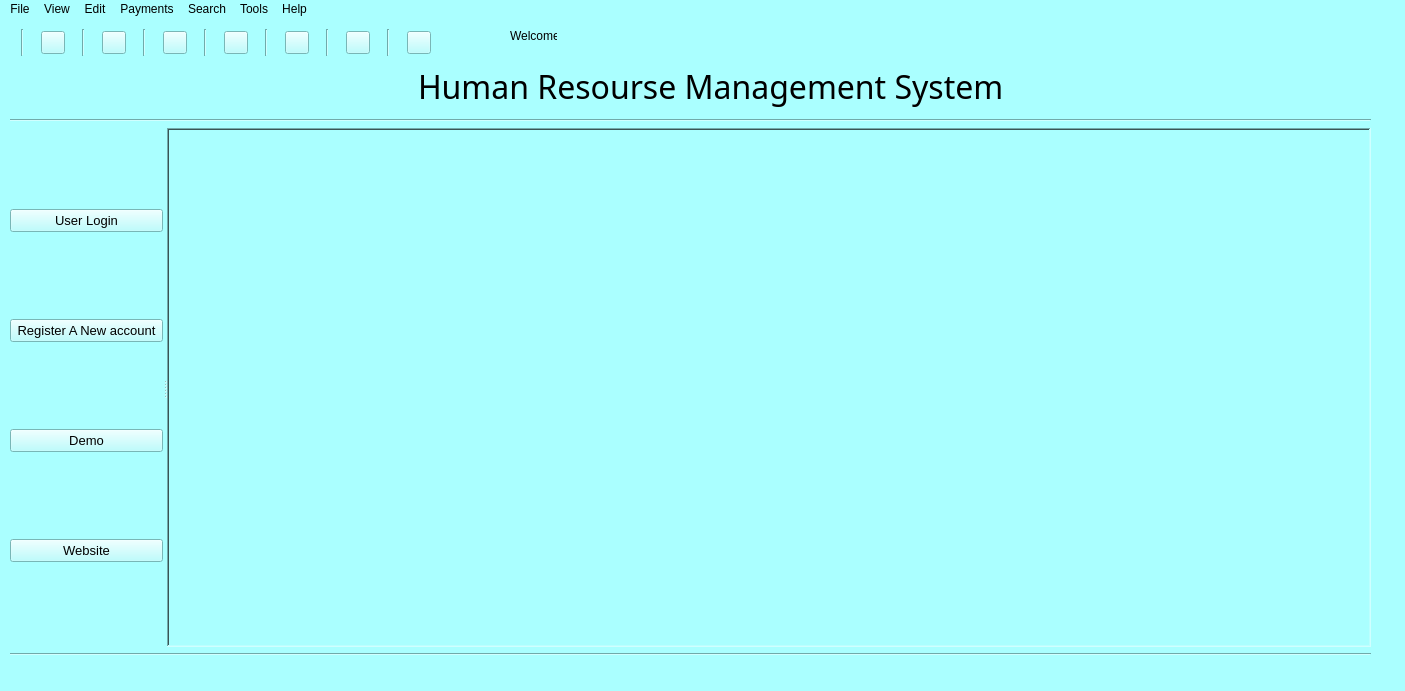
<?xml version="1.0" encoding="UTF-8"?>
<ui version="4.0">
 <class>HRM_Dashboard_view</class>
 <widget class="QMainWindow" name="HRM_Dashboard_view">
  <property name="geometry">
   <rect>
    <x>0</x>
    <y>0</y>
    <width>1405</width>
    <height>691</height>
   </rect>
  </property>
  <property name="windowTitle">
   <string>MainWindow</string>
  </property>
  <property name="windowIcon">
   <iconset>
    <normaloff>../images/logo.png</normaloff>../images/logo.png</iconset>
  </property>
  <property name="toolTip">
   <string>Print</string>
  </property>
  <property name="statusTip">
   <string>Print</string>
  </property>
  <property name="styleSheet">
   <string notr="true">background-color:rgb(170, 255, 255)</string>
  </property>
  <widget class="QWidget" name="centralwidget">
   <widget class="QWidget" name="layoutWidget">
    <property name="geometry">
     <rect>
      <x>10</x>
      <y>40</y>
      <width>1361</width>
      <height>597</height>
     </rect>
    </property>
    <layout class="QVBoxLayout" name="verticalLayout">
     <item>
      <layout class="QHBoxLayout" name="horizontalLayout">
       <item>
        <widget class="QLabel" name="label_3">
         <property name="minimumSize">
          <size>
           <width>48</width>
           <height>50</height>
          </size>
         </property>
         <property name="text">
          <string/>
         </property>
         <property name="pixmap">
          <pixmap>../images/logo.png</pixmap>
         </property>
        </widget>
       </item>
       <item>
        <spacer name="horizontalSpacer">
         <property name="orientation">
          <enum>Qt::Horizontal</enum>
         </property>
         <property name="sizeHint" stdset="0">
          <size>
           <width>40</width>
           <height>20</height>
          </size>
         </property>
        </spacer>
       </item>
       <item>
        <widget class="QLabel" name="label">
         <property name="minimumSize">
          <size>
           <width>600</width>
           <height>0</height>
          </size>
         </property>
         <property name="font">
          <font>
           <family>Roman</family>
           <pointsize>24</pointsize>
          </font>
         </property>
         <property name="styleSheet">
          <string notr="true"/>
         </property>
         <property name="text">
          <string>Human Resourse Management System</string>
         </property>
        </widget>
       </item>
       <item>
        <spacer name="horizontalSpacer_2">
         <property name="orientation">
          <enum>Qt::Horizontal</enum>
         </property>
         <property name="sizeHint" stdset="0">
          <size>
           <width>40</width>
           <height>20</height>
          </size>
         </property>
        </spacer>
       </item>
      </layout>
     </item>
     <item>
      <widget class="Line" name="line">
       <property name="orientation">
        <enum>Qt::Horizontal</enum>
       </property>
      </widget>
     </item>
     <item>
      <widget class="QSplitter" name="splitter">
       <property name="orientation">
        <enum>Qt::Horizontal</enum>
       </property>
       <widget class="QWidget" name="layoutWidget_2">
        <layout class="QVBoxLayout" name="verticalLayout_2">
         <item>
          <widget class="QPushButton" name="pushButton_user_login">
           <property name="font">
            <font>
             <family>System</family>
             <pointsize>10</pointsize>
            </font>
           </property>
           <property name="toolTip">
            <string>&lt;html&gt;&lt;head/&gt;&lt;body&gt;&lt;p&gt;User Login&lt;/p&gt;&lt;/body&gt;&lt;/html&gt;</string>
           </property>
           <property name="statusTip">
            <string>Member login</string>
           </property>
           <property name="styleSheet">
            <string notr="true"/>
           </property>
           <property name="text">
            <string>User Login</string>
           </property>
          </widget>
         </item>
         <item>
          <widget class="QPushButton" name="pushButton_user_reg">
           <property name="font">
            <font>
             <family>System</family>
             <pointsize>10</pointsize>
            </font>
           </property>
           <property name="statusTip">
            <string>New User Registration</string>
           </property>
           <property name="styleSheet">
            <string notr="true"/>
           </property>
           <property name="text">
            <string>Register A New account</string>
           </property>
          </widget>
         </item>
         <item>
          <widget class="QPushButton" name="pushButton_3">
           <property name="font">
            <font>
             <family>System</family>
             <pointsize>10</pointsize>
            </font>
           </property>
           <property name="styleSheet">
            <string notr="true"/>
           </property>
           <property name="text">
            <string>Demo</string>
           </property>
          </widget>
         </item>
         <item>
          <widget class="QPushButton" name="pushButton_4">
           <property name="font">
            <font>
             <family>System</family>
             <pointsize>10</pointsize>
            </font>
           </property>
           <property name="styleSheet">
            <string notr="true"/>
           </property>
           <property name="text">
            <string>Website</string>
           </property>
          </widget>
         </item>
        </layout>
       </widget>
       <widget class="QLabel" name="label_2">
        <property name="minimumSize">
         <size>
          <width>1150</width>
          <height>519</height>
         </size>
        </property>
        <property name="frameShape">
         <enum>QFrame::WinPanel</enum>
        </property>
        <property name="frameShadow">
         <enum>QFrame::Sunken</enum>
        </property>
        <property name="lineWidth">
         <number>10</number>
        </property>
        <property name="text">
         <string/>
        </property>
        <property name="pixmap">
         <pixmap>../images/solar.png</pixmap>
        </property>
       </widget>
      </widget>
     </item>
     <item>
      <widget class="Line" name="line_2">
       <property name="orientation">
        <enum>Qt::Horizontal</enum>
       </property>
      </widget>
     </item>
    </layout>
   </widget>
   <widget class="QWidget" name="layoutWidget_3">
    <property name="geometry">
     <rect>
      <x>1090</x>
      <y>-30</y>
      <width>251</width>
      <height>27</height>
     </rect>
    </property>
    <layout class="QHBoxLayout" name="horizontalLayout_2">
     <item>
      <widget class="Line" name="line_9">
       <property name="orientation">
        <enum>Qt::Vertical</enum>
       </property>
      </widget>
     </item>
     <item>
      <widget class="QToolButton" name="toolButton">
       <property name="toolTip">
        <string>System Services</string>
       </property>
       <property name="statusTip">
        <string>Services</string>
       </property>
       <property name="text">
        <string/>
       </property>
       <property name="icon">
        <iconset>
         <normaloff>../images/services.png</normaloff>../images/services.png</iconset>
       </property>
      </widget>
     </item>
     <item>
      <widget class="Line" name="line_3">
       <property name="orientation">
        <enum>Qt::Vertical</enum>
       </property>
      </widget>
     </item>
     <item>
      <widget class="QToolButton" name="toolButton_2">
       <property name="toolTip">
        <string>System Records</string>
       </property>
       <property name="statusTip">
        <string>Meetings</string>
       </property>
       <property name="text">
        <string/>
       </property>
       <property name="icon">
        <iconset>
         <normaloff>../images/comments.png</normaloff>../images/comments.png</iconset>
       </property>
      </widget>
     </item>
     <item>
      <widget class="Line" name="line_4">
       <property name="orientation">
        <enum>Qt::Vertical</enum>
       </property>
      </widget>
     </item>
     <item>
      <widget class="QToolButton" name="toolButton_3">
       <property name="toolTip">
        <string>system Settings</string>
       </property>
       <property name="statusTip">
        <string>System Settings</string>
       </property>
       <property name="text">
        <string/>
       </property>
       <property name="icon">
        <iconset>
         <normaloff>../images/maintenance.png</normaloff>../images/maintenance.png</iconset>
       </property>
      </widget>
     </item>
     <item>
      <widget class="Line" name="line_8">
       <property name="orientation">
        <enum>Qt::Vertical</enum>
       </property>
      </widget>
     </item>
     <item>
      <widget class="Line" name="line_7">
       <property name="orientation">
        <enum>Qt::Vertical</enum>
       </property>
      </widget>
     </item>
     <item>
      <widget class="QToolButton" name="toolButton_4">
       <property name="toolTip">
        <string>system Users</string>
       </property>
       <property name="statusTip">
        <string>System Users</string>
       </property>
       <property name="text">
        <string/>
       </property>
       <property name="icon">
        <iconset>
         <normaloff>../images/male.png</normaloff>../images/male.png</iconset>
       </property>
      </widget>
     </item>
     <item>
      <widget class="Line" name="line_5">
       <property name="orientation">
        <enum>Qt::Vertical</enum>
       </property>
      </widget>
     </item>
     <item>
      <widget class="QToolButton" name="toolButton_5">
       <property name="toolTip">
        <string>system Error correction</string>
       </property>
       <property name="statusTip">
        <string>Error Debugging</string>
       </property>
       <property name="text">
        <string/>
       </property>
       <property name="icon">
        <iconset>
         <normaloff>../images/bug.png</normaloff>../images/bug.png</iconset>
       </property>
      </widget>
     </item>
     <item>
      <widget class="Line" name="line_6">
       <property name="orientation">
        <enum>Qt::Vertical</enum>
       </property>
      </widget>
     </item>
     <item>
      <widget class="QToolButton" name="toolButton_6">
       <property name="toolTip">
        <string>Need Help</string>
       </property>
       <property name="statusTip">
        <string extracomment="Status:">Help</string>
       </property>
       <property name="text">
        <string/>
       </property>
       <property name="icon">
        <iconset>
         <normaloff>../images/help.png</normaloff>../images/help.png</iconset>
       </property>
      </widget>
     </item>
    </layout>
   </widget>
   <widget class="QWidget" name="layoutWidget_4">
    <property name="geometry">
     <rect>
      <x>10</x>
      <y>10</y>
      <width>441</width>
      <height>27</height>
     </rect>
    </property>
    <layout class="QHBoxLayout" name="horizontalLayout_3">
     <item>
      <widget class="Line" name="line_10">
       <property name="orientation">
        <enum>Qt::Vertical</enum>
       </property>
      </widget>
     </item>
     <item>
      <widget class="QToolButton" name="toolButton_7">
       <property name="toolTip">
        <string>System Services</string>
       </property>
       <property name="statusTip">
        <string>Services</string>
       </property>
       <property name="text">
        <string/>
       </property>
       <property name="icon">
        <iconset>
         <normaloff>../images/services.png</normaloff>../images/services.png</iconset>
       </property>
      </widget>
     </item>
     <item>
      <widget class="Line" name="line_11">
       <property name="orientation">
        <enum>Qt::Vertical</enum>
       </property>
      </widget>
     </item>
     <item>
      <widget class="QToolButton" name="toolButton_8">
       <property name="toolTip">
        <string>System Records</string>
       </property>
       <property name="statusTip">
        <string>Meetings</string>
       </property>
       <property name="text">
        <string/>
       </property>
       <property name="icon">
        <iconset>
         <normaloff>../images/comments.png</normaloff>../images/comments.png</iconset>
       </property>
      </widget>
     </item>
     <item>
      <widget class="Line" name="line_12">
       <property name="orientation">
        <enum>Qt::Vertical</enum>
       </property>
      </widget>
     </item>
     <item>
      <widget class="QToolButton" name="toolButton_9">
       <property name="toolTip">
        <string>system Settings</string>
       </property>
       <property name="statusTip">
        <string>System Settings</string>
       </property>
       <property name="text">
        <string/>
       </property>
       <property name="icon">
        <iconset>
         <normaloff>../images/maintenance.png</normaloff>../images/maintenance.png</iconset>
       </property>
      </widget>
     </item>
     <item>
      <widget class="Line" name="line_13">
       <property name="orientation">
        <enum>Qt::Vertical</enum>
       </property>
      </widget>
     </item>
     <item>
      <widget class="QToolButton" name="toolButton_print">
       <property name="text">
        <string/>
       </property>
       <property name="icon">
        <iconset>
         <normaloff>../images/printer.png</normaloff>../images/printer.png</iconset>
       </property>
      </widget>
     </item>
     <item>
      <widget class="Line" name="line_14">
       <property name="orientation">
        <enum>Qt::Vertical</enum>
       </property>
      </widget>
     </item>
     <item>
      <widget class="QToolButton" name="toolButton_10">
       <property name="toolTip">
        <string>system Users</string>
       </property>
       <property name="statusTip">
        <string>System Users</string>
       </property>
       <property name="text">
        <string/>
       </property>
       <property name="icon">
        <iconset>
         <normaloff>../images/male.png</normaloff>../images/male.png</iconset>
       </property>
      </widget>
     </item>
     <item>
      <widget class="Line" name="line_15">
       <property name="orientation">
        <enum>Qt::Vertical</enum>
       </property>
      </widget>
     </item>
     <item>
      <widget class="QToolButton" name="toolButton_11">
       <property name="toolTip">
        <string>system Error correction</string>
       </property>
       <property name="statusTip">
        <string>Error Debugging</string>
       </property>
       <property name="text">
        <string/>
       </property>
       <property name="icon">
        <iconset>
         <normaloff>../images/bug.png</normaloff>../images/bug.png</iconset>
       </property>
      </widget>
     </item>
     <item>
      <widget class="Line" name="line_16">
       <property name="orientation">
        <enum>Qt::Vertical</enum>
       </property>
      </widget>
     </item>
     <item>
      <widget class="QToolButton" name="toolButton_help">
       <property name="toolTip">
        <string>Need Help</string>
       </property>
       <property name="statusTip">
        <string extracomment="Status:">Help</string>
       </property>
       <property name="text">
        <string/>
       </property>
       <property name="icon">
        <iconset>
         <normaloff>../images/help.png</normaloff>../images/help.png</iconset>
       </property>
      </widget>
     </item>
    </layout>
   </widget>
   <widget class="QLabel" name="label_4">
    <property name="geometry">
     <rect>
      <x>510</x>
      <y>10</y>
      <width>47</width>
      <height>13</height>
     </rect>
    </property>
    <property name="text">
     <string>Welcome </string>
    </property>
   </widget>
   <widget class="QLabel" name="label_welcome_username">
    <property name="geometry">
     <rect>
      <x>590</x>
      <y>10</y>
      <width>281</width>
      <height>16</height>
     </rect>
    </property>
    <property name="text">
     <string/>
    </property>
   </widget>
  </widget>
  <widget class="QMenuBar" name="menubar">
   <property name="geometry">
    <rect>
     <x>0</x>
     <y>0</y>
     <width>1405</width>
     <height>21</height>
    </rect>
   </property>
   <widget class="QMenu" name="menuFile">
    <property name="title">
     <string>File</string>
    </property>
    <widget class="QMenu" name="menuNew">
     <property name="title">
      <string>New</string>
     </property>
     <widget class="QMenu" name="menuRecruitment">
      <property name="title">
       <string>Recruitment</string>
      </property>
      <addaction name="actionNewWorker"/>
      <addaction name="actionNewEmployee"/>
     </widget>
     <widget class="QMenu" name="menuNewContract">
      <property name="title">
       <string>Contract</string>
      </property>
      <addaction name="actionNewClient"/>
      <addaction name="actionNewEmployer"/>
     </widget>
     <addaction name="menuRecruitment"/>
     <addaction name="menuNewContract"/>
    </widget>
    <widget class="QMenu" name="menuOpen">
     <property name="title">
      <string>Open</string>
     </property>
     <widget class="QMenu" name="menuAppraisals">
      <property name="title">
       <string>Appraisals</string>
      </property>
      <addaction name="actionRequests"/>
      <addaction name="actionLeave_Forms"/>
     </widget>
     <widget class="QMenu" name="menuTraining">
      <property name="title">
       <string>Training</string>
      </property>
      <addaction name="actionRequests_2"/>
     </widget>
     <widget class="QMenu" name="menuRecruitment_2">
      <property name="title">
       <string>Recruitment</string>
      </property>
      <addaction name="actionWorker_2"/>
      <addaction name="actionEmployee_2"/>
     </widget>
     <widget class="QMenu" name="menuContracts">
      <property name="title">
       <string>Contracts</string>
      </property>
      <addaction name="actionClients"/>
      <addaction name="actionEmployees"/>
     </widget>
     <addaction name="menuRecruitment_2"/>
     <addaction name="menuContracts"/>
     <addaction name="menuTraining"/>
     <addaction name="menuAppraisals"/>
    </widget>
    <addaction name="menuOpen"/>
    <addaction name="menuNew"/>
    <addaction name="actionSave"/>
    <addaction name="actionSave_As"/>
    <addaction name="separator"/>
    <addaction name="actionQiut_Application"/>
   </widget>
   <widget class="QMenu" name="menuView">
    <property name="title">
     <string>View</string>
    </property>
    <widget class="QMenu" name="menuEmployees">
     <property name="title">
      <string>Employees</string>
     </property>
     <addaction name="actionProfiles"/>
     <addaction name="actionLoans_Advances"/>
     <addaction name="actionBonus_Payments"/>
     <addaction name="actionSalaries"/>
    </widget>
    <widget class="QMenu" name="menuEmployers">
     <property name="title">
      <string>Employers</string>
     </property>
     <addaction name="actionProfiles_2"/>
     <addaction name="actionPayments"/>
     <addaction name="actionArrears"/>
     <addaction name="actionResource_Level"/>
    </widget>
    <widget class="QMenu" name="menuRevenue">
     <property name="title">
      <string>Revenue</string>
     </property>
     <addaction name="actionRates"/>
     <addaction name="actionStatements"/>
    </widget>
    <widget class="QMenu" name="menuTaxes">
     <property name="title">
      <string>Taxes</string>
     </property>
     <addaction name="actionRates_2"/>
     <addaction name="actionStatements_2"/>
    </widget>
    <widget class="QMenu" name="menuCompany_Profits">
     <property name="title">
      <string>Company Profits</string>
     </property>
     <addaction name="actionProfit_Statement"/>
    </widget>
    <widget class="QMenu" name="menuBonuses">
     <property name="title">
      <string>Bonuses</string>
     </property>
     <addaction name="actionRates_3"/>
     <addaction name="actionStatements_3"/>
    </widget>
    <addaction name="menuEmployees"/>
    <addaction name="menuEmployers"/>
    <addaction name="menuRevenue"/>
    <addaction name="menuTaxes"/>
    <addaction name="menuCompany_Profits"/>
    <addaction name="menuBonuses"/>
    <addaction name="actionHandshakes_2"/>
    <addaction name="actioncontracts_2"/>
   </widget>
   <widget class="QMenu" name="menuEdit">
    <property name="title">
     <string>Edit</string>
    </property>
    <widget class="QMenu" name="menuUpdates">
     <property name="title">
      <string>Updates</string>
     </property>
     <addaction name="actionCompany"/>
     <addaction name="actionEmployee_Records"/>
     <addaction name="actionEmployer_Record"/>
     <addaction name="actionClient_Records"/>
    </widget>
    <widget class="QMenu" name="menuDeals">
     <property name="title">
      <string>Deals</string>
     </property>
     <addaction name="actioncontracts"/>
     <addaction name="actionHandshakes"/>
    </widget>
    <addaction name="actionMy_Profile"/>
    <addaction name="menuUpdates"/>
    <addaction name="menuDeals"/>
   </widget>
   <widget class="QMenu" name="menuPayments">
    <property name="title">
     <string>Payments</string>
    </property>
    <widget class="QMenu" name="menuBilling">
     <property name="title">
      <string>Billing</string>
     </property>
     <addaction name="separator"/>
     <addaction name="actionEarnings_2"/>
     <addaction name="actionDeductions_2"/>
    </widget>
    <addaction name="menuBilling"/>
    <addaction name="actionLoans_Advances_2"/>
    <addaction name="actionBonuses_2"/>
    <addaction name="actionPayments_2"/>
    <addaction name="actionLogs"/>
   </widget>
   <widget class="QMenu" name="menuSearch">
    <property name="title">
     <string>Search</string>
    </property>
    <addaction name="actionClients_2"/>
    <addaction name="actionWorkers"/>
    <addaction name="actionEmployees_2"/>
    <addaction name="actionEmployers"/>
    <addaction name="actionInvoices"/>
    <addaction name="actionReceipts"/>
   </widget>
   <widget class="QMenu" name="menuTools">
    <property name="title">
     <string>Tools</string>
    </property>
    <addaction name="actionRevenue"/>
    <addaction name="actionPayments_3"/>
    <addaction name="actionTaxes_2"/>
    <addaction name="actionBonuses_3"/>
    <addaction name="actionOver_Time"/>
   </widget>
   <widget class="QMenu" name="menuHelp">
    <property name="title">
     <string>Help</string>
    </property>
    <widget class="QMenu" name="menuMore_Settings">
     <property name="title">
      <string>More Settings</string>
     </property>
     <addaction name="actionReset_System"/>
     <addaction name="actionWebsite"/>
    </widget>
    <addaction name="actionAbout"/>
    <addaction name="actionUpdates_2"/>
    <addaction name="menuMore_Settings"/>
   </widget>
   <addaction name="menuFile"/>
   <addaction name="menuView"/>
   <addaction name="menuEdit"/>
   <addaction name="menuPayments"/>
   <addaction name="menuSearch"/>
   <addaction name="menuTools"/>
   <addaction name="menuHelp"/>
  </widget>
  <widget class="QStatusBar" name="statusbar"/>
  <action name="actionSave">
   <property name="text">
    <string>Save</string>
   </property>
  </action>
  <action name="actionSave_As">
   <property name="text">
    <string>Save As</string>
   </property>
  </action>
  <action name="actionNewWorker">
   <property name="text">
    <string>Worker</string>
   </property>
  </action>
  <action name="actionNewClient">
   <property name="text">
    <string>Client</string>
   </property>
  </action>
  <action name="actionNewEmployer">
   <property name="text">
    <string>Employer</string>
   </property>
  </action>
  <action name="actionNewEmployee">
   <property name="text">
    <string>Employee</string>
   </property>
  </action>
  <action name="actionQiut_Application">
   <property name="text">
    <string>Quit Application</string>
   </property>
  </action>
  <action name="actionRequests">
   <property name="text">
    <string>Requests</string>
   </property>
  </action>
  <action name="actionLeave_Forms">
   <property name="text">
    <string>Leave Forms</string>
   </property>
  </action>
  <action name="actionRequests_2">
   <property name="text">
    <string>Requests</string>
   </property>
  </action>
  <action name="actionWorker_2">
   <property name="icon">
    <iconset>
     <normaloff>../images/icon.png</normaloff>../images/icon.png</iconset>
   </property>
   <property name="text">
    <string>Workers</string>
   </property>
  </action>
  <action name="actionEmployee_2">
   <property name="text">
    <string>Employee</string>
   </property>
  </action>
  <action name="actionClients">
   <property name="text">
    <string>Clients</string>
   </property>
  </action>
  <action name="actionEmployees">
   <property name="text">
    <string>Employers</string>
   </property>
  </action>
  <action name="actionProfiles">
   <property name="text">
    <string>Profiles</string>
   </property>
  </action>
  <action name="actionLoans_Advances">
   <property name="text">
    <string>Loans /Advances</string>
   </property>
  </action>
  <action name="actionBonus_Payments">
   <property name="text">
    <string>Bonus Payments</string>
   </property>
  </action>
  <action name="actionSalaries">
   <property name="text">
    <string>Salaries</string>
   </property>
  </action>
  <action name="actionProfiles_2">
   <property name="text">
    <string>Profiles</string>
   </property>
  </action>
  <action name="actionPayments">
   <property name="text">
    <string>Payments</string>
   </property>
  </action>
  <action name="actionArrears">
   <property name="text">
    <string>Arrears</string>
   </property>
  </action>
  <action name="actionResource_Level">
   <property name="text">
    <string>Resource Level</string>
   </property>
  </action>
  <action name="actionRates">
   <property name="text">
    <string>Rates</string>
   </property>
  </action>
  <action name="actionStatements">
   <property name="text">
    <string>Statements</string>
   </property>
  </action>
  <action name="actionRates_2">
   <property name="text">
    <string>Rates</string>
   </property>
  </action>
  <action name="actionStatements_2">
   <property name="text">
    <string>Statements</string>
   </property>
  </action>
  <action name="actionProfit_Statement">
   <property name="text">
    <string>Profit Statement</string>
   </property>
  </action>
  <action name="actionRates_3">
   <property name="text">
    <string>Rates</string>
   </property>
  </action>
  <action name="actionStatements_3">
   <property name="text">
    <string>Statements</string>
   </property>
  </action>
  <action name="actionMy_Profile">
   <property name="text">
    <string>My Profile</string>
   </property>
  </action>
  <action name="actionCompany">
   <property name="text">
    <string>Company</string>
   </property>
  </action>
  <action name="actionEmployee_Records">
   <property name="text">
    <string>Employee Records</string>
   </property>
  </action>
  <action name="actionEmployer_Record">
   <property name="text">
    <string>Employer Record</string>
   </property>
  </action>
  <action name="actionClient_Records">
   <property name="text">
    <string>Client Records</string>
   </property>
  </action>
  <action name="actioncontracts">
   <property name="text">
    <string>Contracts</string>
   </property>
  </action>
  <action name="actionHandshakes">
   <property name="text">
    <string>Handshakes</string>
   </property>
  </action>
  <action name="actionHandshakes_2">
   <property name="text">
    <string>Handshakes</string>
   </property>
  </action>
  <action name="actioncontracts_2">
   <property name="text">
    <string>Contracts</string>
   </property>
  </action>
  <action name="actionDeductions">
   <property name="text">
    <string>Deductions</string>
   </property>
  </action>
  <action name="actionLoans_Advances_2">
   <property name="text">
    <string>Loans/Advances</string>
   </property>
  </action>
  <action name="actionBonuses_2">
   <property name="text">
    <string>Bonuses</string>
   </property>
  </action>
  <action name="actionPayments_2">
   <property name="text">
    <string>Statements</string>
   </property>
  </action>
  <action name="actionLogs">
   <property name="text">
    <string>Logs</string>
   </property>
  </action>
  <action name="actionClients_2">
   <property name="text">
    <string>Clients</string>
   </property>
  </action>
  <action name="actionWorkers">
   <property name="text">
    <string>Workers</string>
   </property>
  </action>
  <action name="actionEmployees_2">
   <property name="text">
    <string>Employees</string>
   </property>
  </action>
  <action name="actionEmployers">
   <property name="text">
    <string>Employers</string>
   </property>
  </action>
  <action name="actionInvoices">
   <property name="text">
    <string>Invoices</string>
   </property>
  </action>
  <action name="actionReceipts">
   <property name="text">
    <string>Receipts</string>
   </property>
  </action>
  <action name="actionRevenue">
   <property name="text">
    <string>Revenue</string>
   </property>
  </action>
  <action name="actionPayments_3">
   <property name="text">
    <string>Payments</string>
   </property>
  </action>
  <action name="actionTaxes_2">
   <property name="text">
    <string>Taxes</string>
   </property>
  </action>
  <action name="actionBonuses_3">
   <property name="text">
    <string>Bonuses</string>
   </property>
  </action>
  <action name="actionOver_Time">
   <property name="text">
    <string>Over-Time</string>
   </property>
  </action>
  <action name="actionAbout">
   <property name="text">
    <string>About</string>
   </property>
  </action>
  <action name="actionUpdates_2">
   <property name="text">
    <string>Updates</string>
   </property>
  </action>
  <action name="actionReset_System">
   <property name="text">
    <string>Reset System</string>
   </property>
  </action>
  <action name="actionWebsite">
   <property name="text">
    <string>Website</string>
   </property>
  </action>
  <action name="actionBilling">
   <property name="text">
    <string>Billing</string>
   </property>
  </action>
  <action name="actionEarnings_2">
   <property name="text">
    <string>Earnings</string>
   </property>
  </action>
  <action name="actionDeductions_2">
   <property name="text">
    <string>Deductions</string>
   </property>
  </action>
 </widget>
 <resources/>
 <connections/>
</ui>
